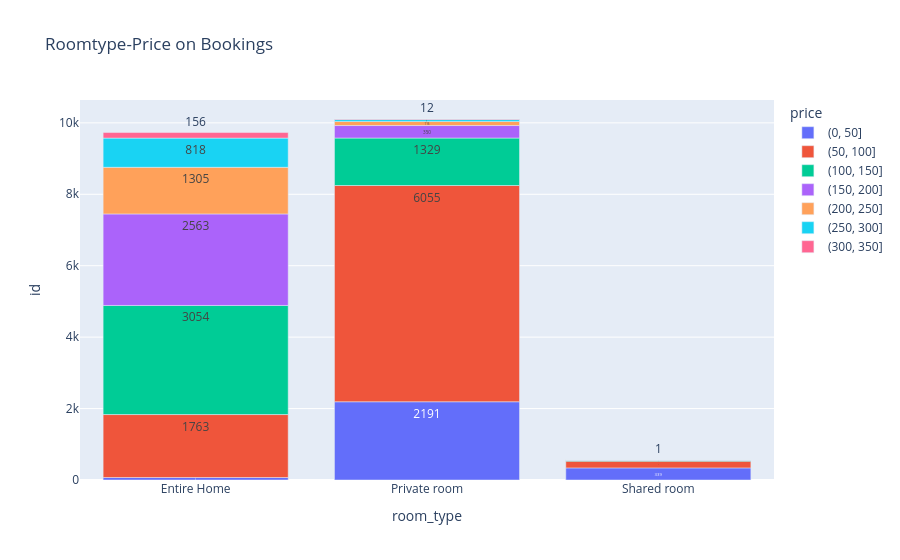

Source (notebook cell):
### Code cell
fig = px.bar(rt_pr, x="room_type", y="id", color="price", title="Roomtype-Price on Bookings",text_auto =True)
#fig = px.bar(rt_pr, x="price", y="id", color="room_type", title="Roomtype-Price on Bookings")
fig.show()

### Figure 1 — Plotly figure (JSON) as saved in the notebook; plotly's stock layout.template omitted (floating-point values rounded to 4 significant figures)
{"data": [{"alignmentgroup": "True", "hovertemplate": "price=(0, 50]<br>room_type=%{x}<br>id=%{y}<extra></extra>", "legendgroup": "(0, 50]", "marker": {"color": "#636efa", "pattern": {"shape": ""}}, "name": "(0, 50]", "offsetgroup": "(0, 50]", "orientation": "v", "showlegend": true, "textposition": "auto", "texttemplate": "%{y}", "type": "bar", "x": ["Entire Home", "Private room", "Shared room"], "xaxis": "x", "y": [70, 2191, 339], "yaxis": "y"}, {"alignmentgroup": "True", "hovertemplate": "price=(50, 100]<br>room_type=%{x}<br>id=%{y}<extra></extra>", "legendgroup": "(50, 100]", "marker": {"color": "#EF553B", "pattern": {"shape": ""}}, "name": "(50, 100]", "offsetgroup": "(50, 100]", "orientation": "v", "showlegend": true, "textposition": "auto", "texttemplate": "%{y}", "type": "bar", "x": ["Entire Home", "Private room", "Shared room"], "xaxis": "x", "y": [1763, 6055, 189], "yaxis": "y"}, {"alignmentgroup": "True", "hovertemplate": "price=(100, 150]<br>room_type=%{x}<br>id=%{y}<extra></extra>", "legendgroup": "(100, 150]", "marker": {"color": "#00cc96", "pattern": {"shape": ""}}, "name": "(100, 150]", "offsetgroup": "(100, 150]", "orientation": "v", "showlegend": true, "textposition": "auto", "texttemplate": "%{y}", "type": "bar", "x": ["Entire Home", "Private room", "Shared room"], "xaxis": "x", "y": [3054, 1329, 26], "yaxis": "y"}, {"alignmentgroup": "True", "hovertemplate": "price=(150, 200]<br>room_type=%{x}<br>id=%{y}<extra></extra>", "legendgroup": "(150, 200]", "marker": {"color": "#ab63fa", "pattern": {"shape": ""}}, "name": "(150, 200]", "offsetgroup": "(150, 200]", "orientation": "v", "showlegend": true, "textposition": "auto", "texttemplate": "%{y}", "type": "bar", "x": ["Entire Home", "Private room", "Shared room"], "xaxis": "x", "y": [2563, 350, 7], "yaxis": "y"}, {"alignmentgroup": "True", "hovertemplate": "price=(200, 250]<br>room_type=%{x}<br>id=%{y}<extra></extra>", "legendgroup": "(200, 250]", "marker": {"color": "#FFA15A", "pattern": {"shape": ""}}, "name": "(200, 250]", "offsetgroup": "(200, 250]", "orientation": "v", "showlegend": true, "textposition": "auto", "texttemplate": "%{y}", "type": "bar", "x": ["Entire Home", "Private room", "Shared room"], "xaxis": "x", "y": [1305, 116, 5], "yaxis": "y"}, {"alignmentgroup": "True", "hovertemplate": "price=(250, 300]<br>room_type=%{x}<br>id=%{y}<extra></extra>", "legendgroup": "(250, 300]", "marker": {"color": "#19d3f3", "pattern": {"shape": ""}}, "name": "(250, 300]", "offsetgroup": "(250, 300]", "orientation": "v", "showlegend": true, "textposition": "auto", "texttemplate": "%{y}", "type": "bar", "x": ["Entire Home", "Private room", "Shared room"], "xaxis": "x", "y": [818, 55, 1], "yaxis": "y"}, {"alignmentgroup": "True", "hovertemplate": "price=(300, 350]<br>room_type=%{x}<br>id=%{y}<extra></extra>", "legendgroup": "(300, 350]", "marker": {"color": "#FF6692", "pattern": {"shape": ""}}, "name": "(300, 350]", "offsetgroup": "(300, 350]", "orientation": "v", "showlegend": true, "textposition": "auto", "texttemplate": "%{y}", "type": "bar", "x": ["Entire Home", "Private room", "Shared room"], "xaxis": "x", "y": [156, 12, 1], "yaxis": "y"}], "layout": {"barmode": "relative", "legend": {"title": {"text": "price"}, "tracegroupgap": 0}, "title": {"text": "Roomtype-Price on Bookings"}, "xaxis": {"anchor": "y", "domain": [0, 1], "title": {"text": "room_type"}}, "yaxis": {"anchor": "x", "domain": [0, 1], "title": {"text": "id"}}}}
